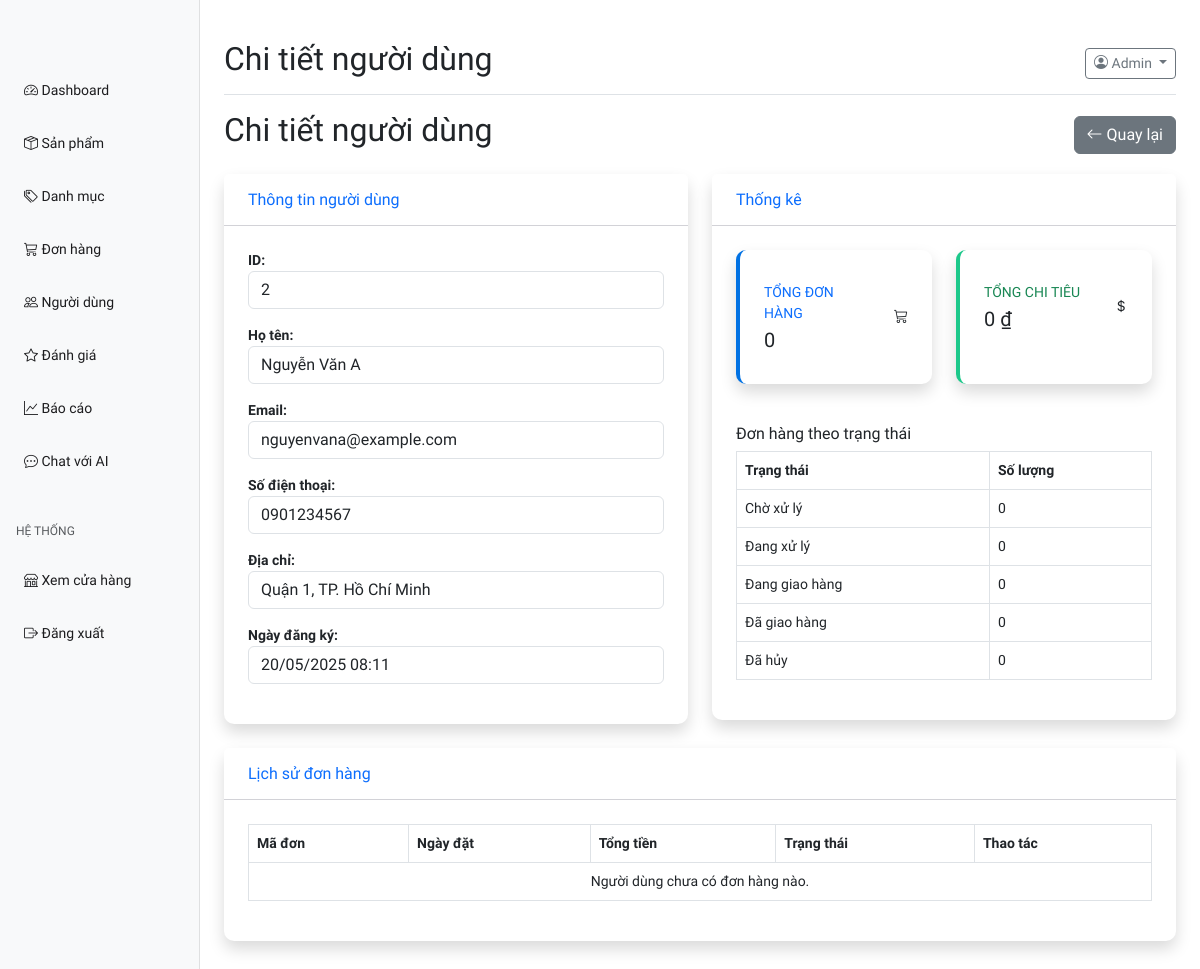
/admin/user-view.php?id=2 (signed in), run on the app's committed database.
### tables this page shows
CREATE TABLE IF NOT EXISTS users (
    id INT AUTO_INCREMENT PRIMARY KEY,
    name VARCHAR(100) NOT NULL,
    email VARCHAR(100) NOT NULL UNIQUE,
    password VARCHAR(255) NOT NULL,
    phone VARCHAR(20),
    address TEXT,
    role ENUM('admin', 'customer') NOT NULL DEFAULT 'customer',
    created_at TIMESTAMP DEFAULT CURRENT_TIMESTAMP
);

### includes/functions.php (called while the page is built, shortened)
<?php
function get_logged_in_user() {
    global $conn;
    if (isset($_SESSION['user_id'])) {
        $user_id = $_SESSION['user_id'];
        $query = "SELECT * FROM users WHERE id = $user_id";
        $result = mysqli_query($conn, $query);
        if ($result && mysqli_num_rows($result) > 0) {
            return mysqli_fetch_assoc($result);
        }
    }
    return null;
}
function format_currency($amount) {
    return number_format($amount, 0, ',', '.') . ' ₫';
}
?>

### admin/user-view.php (the view, shortened to what this page needs)
<?php
$page_title = "Chi tiết người dùng";
require_once "includes/header.php";
$user_id = $_GET['id'];
$query = "SELECT * FROM users WHERE id = $user_id";
$result = mysqli_query($conn, $query);
$user = mysqli_fetch_assoc($result);
$orders_query = "SELECT * FROM orders WHERE user_id = $user_id ORDER BY created_at DESC";
$orders_result = mysqli_query($conn, $orders_query);
?>
<div class="d-flex justify-content-between flex-wrap flex-md-nowrap align-items-center mb-3">
    <h1 class="h2">Chi tiết người dùng</h1>
    <a href="users.php" class="btn btn-secondary">
        <i class="bi bi-arrow-left"></i> Quay lại
    </a>
</div>
<div class="row">
    <div class="col-md-6 mb-4">
        <div class="card shadow">
            <div class="card-header py-3">
                <h6 class="m-0 font-weight-bold text-primary">Thông tin người dùng</h6>
            </div>
            <div class="card-body">
                <div class="mb-3">
                    <label class="fw-bold">ID:</label>
                    <p class="form-control"><?php echo $user['id']; ?></p>
                </div>
                <div class="mb-3">
                    <label class="fw-bold">Họ tên:</label>
                    <p class="form-control"><?php echo $user['name']; ?></p>
                </div>
                <div class="mb-3">
                    <label class="fw-bold">Email:</label>
                    <p class="form-control"><?php echo $user['email']; ?></p>
                </div>
                <div class="mb-3">
                    <label class="fw-bold">Số điện thoại:</label>
                    <p class="form-control"><?php echo !empty($user['phone']) ? $user['phone'] : 'Chưa cập nhật'; ?></p>
                </div>
                <div class="mb-3">
                    <label class="fw-bold">Địa chỉ:</label>
                    <p class="form-control"><?php echo !empty($user['address']) ? $user['address'] : 'Chưa cập nhật'; ?></p>
                </div>
                <div class="mb-3">
                    <label class="fw-bold">Ngày đăng ký:</label>
                    <p class="form-control"><?php echo date('d/m/Y H:i', strtotime($user['created_at'])); ?></p>
                </div>
            </div>
        </div>
    </div>
    <div class="col-md-6 mb-4">
        <div class="card shadow">
            <div class="card-header py-3">
                <h6 class="m-0 font-weight-bold text-primary">Thống kê</h6>
            </div>
            <div class="card-body">
                <?php
                $total_orders = mysqli_num_rows($orders_result);
                $total_spent_query = "SELECT SUM(total_price) as total FROM orders WHERE user_id = $user_id AND status != 'cancelled'";
                $total_spent_result = mysqli_query($conn, $total_spent_query);
                $total_spent = 0;
                if ($total_spent_result && mysqli_num_rows($total_spent_result) > 0) {
                    $row = mysqli_fetch_assoc($total_spent_result);
                    $total_spent = $row['total'] ? $row['total'] : 0;
                }
                $status_counts = [];
                ?>
                <div class="row">
                    <div class="col-md-6 mb-3">
                        <div class="card border-left-primary shadow h-100 py-2">
                            <div class="card-body">
                                <div class="row no-gutters align-items-center">
                                    <div class="col mr-2">
                                        <div class="text-xs font-weight-bold text-primary text-uppercase mb-1">
                                            Tổng đơn hàng</div>
                                        <div class="h5 mb-0 font-weight-bold text-gray-800"><?php echo $total_orders; ?></div>
                                    </div>
                                    <div class="col-auto">
                                        <i class="bi bi-cart3 fa-2x text-gray-300"></i>
                                    </div>
                                </div>
                            </div>
                        </div>
                    </div>
                    <div class="col-md-6 mb-3">
                        <div class="card border-left-success shadow h-100 py-2">
                            <div class="card-body">
                                <div class="row no-gutters align-items-center">
                                    <div class="col mr-2">
                                        <div class="text-xs font-weight-bold text-success text-uppercase mb-1">
                                            Tổng chi tiêu</div>
                                        <div class="h5 mb-0 font-weight-bold text-gray-800"><?php echo format_currency($total_spent); ?></div>
                                    </div>
                                    <div class="col-auto">
                                        <i class="bi bi-currency-dollar fa-2x text-gray-300"></i>
                                    </div>
                                </div>
                            </div>
                        </div>
                    </div>
                </div>
                <div class="mt-4">
                    <h6 class="font-weight-bold">Đơn hàng theo trạng thái</h6>
                    <div class="table-responsive">
                        <table class="table table-bordered">
                            <thead>
                                <tr>
                                    <th>Trạng thái</th>
                                    <th>Số lượng</th>
                                </tr>
                            </thead>
                            <tbody>
                                <tr>
                                    <td>Chờ xử lý</td>
                                    <td><?php echo isset($status_counts['pending']) ? $status_counts['pending'] : 0; ?></td>
                                </tr>
                                <tr>
                                    <td>Đang xử lý</td>
                                    <td><?php echo isset($status_counts['processing']) ? $status_counts['processing'] : 0; ?></td>
                                </tr>
                                <tr>
                                    <td>Đang giao hàng</td>
                                    <td><?php echo isset($status_counts['shipped']) ? $status_counts['shipped'] : 0; ?></td>
                                </tr>
                                <tr>
                                    <td>Đã giao hàng</td>
                                    <td><?php echo isset($status_counts['delivered']) ? $status_counts['delivered'] : 0; ?></td>
                                </tr>
                                <tr>
                                    <td>Đã hủy</td>
                                    <td><?php echo isset($status_counts['cancelled']) ? $status_counts['cancelled'] : 0; ?></td>
                                </tr>
                            </tbody>
                        </table>
                    </div>
                </div>
            </div>
        </div>
    </div>
</div>
<div class="card shadow mb-4">
    <div class="card-header py-3">
        <h6 class="m-0 font-weight-bold text-primary">Lịch sử đơn hàng</h6>
    </div>
    <div class="card-body">
        <div class="table-responsive">
            <table class="table table-bordered table-hover" width="100%" cellspacing="0">
                <thead>
                    <tr>
                        <th>Mã đơn</th>
                        <th>Ngày đặt</th>
                        <th>Tổng tiền</th>
                        <th>Trạng thái</th>
                        <th>Thao tác</th>
                    </tr>
                </thead>
                <tbody>
                    <?php if ($orders_result && mysqli_num_rows($orders_result) > 0): ?>
                        <?php while ($order = mysqli_fetch_assoc($orders_result)): ?>
                            <tr>
                                <td>#<?php echo $order['id']; ?></td>
                                <td><?php echo date('d/m/Y H:i', strtotime($order['created_at'])); ?></td>
                                <td><?php echo format_currency($order['total_price']); ?></td>
                                <td><?php echo get_order_status($order['status']); ?></td>
                                <td>
                                    <a href="order-view.php?id=<?php echo $order['id']; ?>" class="btn btn-sm btn-primary">
                                        <i class="bi bi-eye"></i> Xem
                                    </a>
                                </td>
                            </tr>
                        <?php endwhile; ?>
                    <?php else: ?>
                        <tr>
                            <td colspan="5" class="text-center">Người dùng chưa có đơn hàng nào.</td>
                        </tr>
                    <?php endif; ?>
                </tbody>
            </table>
        </div>
    </div>
</div>
<?php require_once "includes/footer.php"; ?>

### admin/includes/header.php (shortened to what this page needs)
<?php
require_once "../includes/db.php";
require_once "../includes/functions.php";
$current_user = get_logged_in_user();
?>
<!DOCTYPE html>
<html lang="vi">
<head>
    <link href="https://cdn.jsdelivr.net/npm/bootstrap@5.3.0-alpha1/dist/css/bootstrap.min.css" rel="stylesheet">
    <link rel="stylesheet" href="https://cdn.jsdelivr.net/npm/bootstrap-icons@1.10.0/font/bootstrap-icons.css">
    <link rel="stylesheet" href="../assets/css/admin.css">
</head>
<body>
    <div class="container-fluid">
        <div class="row">
            <?php include "sidebar.php"; ?>
            <main class="col-md-9 ms-sm-auto col-lg-10 px-md-4 py-4">
                <div class="d-flex justify-content-between flex-wrap flex-md-nowrap align-items-center pt-3 pb-2 mb-3 border-bottom">
                    <h1 class="h2"><?php echo isset($page_title) ? $page_title : 'Dashboard'; ?></h1>
                    <div class="btn-toolbar mb-2 mb-md-0">
                        <div class="dropdown">
                            <button class="btn btn-sm btn-outline-secondary dropdown-toggle" type="button" id="dropdownMenuButton" data-bs-toggle="dropdown" aria-expanded="false">
                                <i class="bi bi-person-circle"></i> <?php echo $current_user['name']; ?>
                            </button>
                        </div>
                    </div>
                </div>

### assets/css/admin.css (style rules this page uses)
:root { --primary-color: #0071e3; --secondary-color: #1d1d1f; --light-gray: #f5f5f7; --border-color: #d2d2d7; }
body { font-family: "SF Pro Display", -apple-system, BlinkMacSystemFont, sans-serif; font-size: .875rem; background-color: #ffffff; }
.card { border-radius: 10px; border: none; box-shadow: 0 0.125rem 0.25rem rgba(0, 0, 0, 0.075); }
.card-header { background-color: #ffffff; border-bottom: 1px solid var(--border-color); padding: 1rem 1.5rem; }
.card-body { padding: 1.5rem; }
.border-left-primary { border-left: .25rem solid var(--primary-color) !important; }
.border-left-success { border-left: .25rem solid #1cc88a !important; }
.table { color: var(--secondary-color); }
.table th { font-weight: 600; border-top: none; }

### data on the page
users: name "Admin"
users: id "2", name "Nguyễn Văn A", email "nguyenvana@example.com", phone "0901234567", address "Quận 1, TP. Hồ Chí Minh", created_at "20/05/2025 08:11"

### other printed values
$page_title "Chi tiết người dùng"
$total_orders "0"
format_currency($total_spent) "0 ₫"
